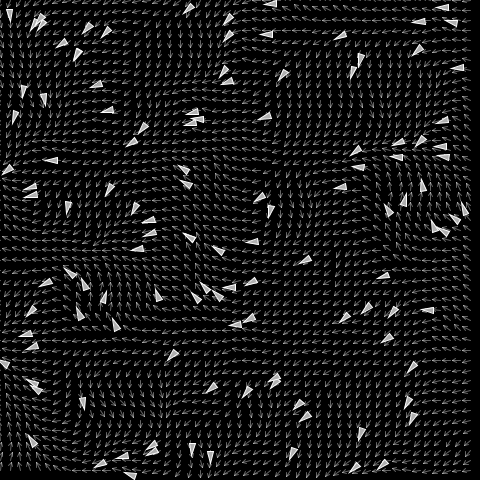
Frame 1 (no input)
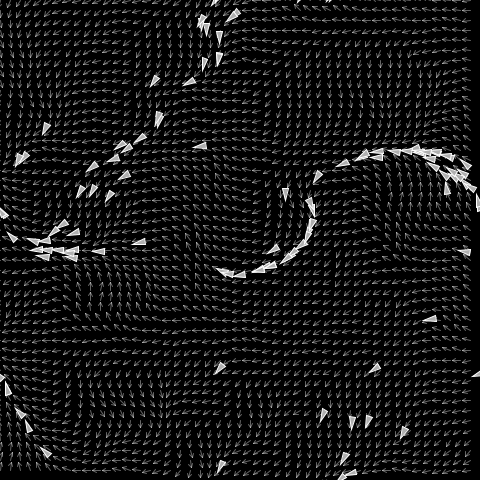
Frame 60 (the mouse pressed at the canvas centre just before this capture)
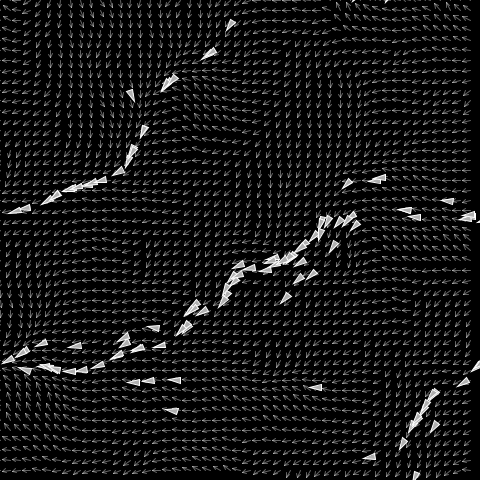
Frame 120 (the mouse held since frame 60 and released just before this capture)

The Processing sketch that drew these frames (run headless with seeded random() and noise(); from frame 60 on, the mouse is pressed at the canvas centre):

// Processing sketch: sketch_6_4_FlowFieldFollowing
// ── sketch_6_4_FlowFieldFollowing.pde
FlowField field;
ArrayList<Vehicle> vehicles;

void settings(){
  size(480,480);
}

void setup(){
  field = new FlowField(10);
    noFill();
    stroke(255);
    strokeWeight(1);
  vehicles = new ArrayList<Vehicle>();
  for (int i = 0; i < 120; i++){
    vehicles.add(new Vehicle(new PVector(random(width), random(height)), random(2,5), random(0.1, 0.5)));
  }
}

void draw(){
  background(0);
  field.show();
  for (Vehicle v : vehicles){
    v.follow(field);
    v.run();
  }
  
}

void mousePressed(){
  field.init();
}

// ── FlowField.pde
class FlowField{

  PVector[][] field;
  int cols, rows;
  int resolution;
  int offset;
  
  FlowField(int res){
    resolution = res;
    cols = width/resolution;
    rows = height/resolution;
    offset = resolution/2;
    
    field  =new PVector[cols][rows];
    
    init();
  }
  
  void init(){
    noiseSeed((int)random(10000));
    float xoff = 0;
    for (int i = 0; i < cols; i++){
      float yoff = 0;
      for (int j = 0; j < rows; j++){
        float theta = map(noise(xoff,yoff),0,1,0,TWO_PI);
        field[i][j] = new PVector(cos(theta),sin(theta));
        yoff+= 0.1;
      }
      xoff += 0.1;
    }
  }
  void drawVector(PVector v, float x, float y, float scl){
    pushMatrix();
    float arrowsize = 4;
    translate(x,y);
    stroke(255,100);
    rotate(v.heading());
    float len = v.mag()*scl;
    line(0,0,len,0);
    line(len,0,len-arrowsize,arrowsize/2);
    line(len,0,len-arrowsize,-arrowsize/2);
    popMatrix();
  }
  
  PVector lookup(PVector lookup){
    int column = int(constrain(lookup.x/resolution,0,cols-1));
    int row = int(constrain(lookup.y/resolution,0,rows-1));
    return field[column][row].copy();
  }
  
  void show(){

    for (int i = 0; i < cols; i++){
      for (int j = 0; j < rows; j++){
        drawVector(field[i][j],i*resolution,j*resolution,resolution-2);
      }
    }
    
    
  }
  
}

// ── Vehicle.pde
  class Vehicle{
  PVector pos, vel, acc;
  float r, maxforce, maxspeed;
  
  Vehicle(PVector l, float ms, float mf){
    pos = l.copy();
    r = 3.0;
    maxspeed = ms;
    maxforce = mf;
    acc = new PVector(0,0);
    vel = new PVector(0,0);
  }
  
  public void run(){
    update();
    borders();
    display();
  }
  
  void follow(FlowField flow){
    //what direction should I go?
    PVector desired = flow.lookup(pos);
    // scale to maxspeed
    desired.mult(maxspeed);
    //Steering = disired minus velocity);
    PVector steer= PVector.sub(desired, vel);
    applyForce(steer);
  }
  
  void applyForce(PVector force){
    acc.add(force);
  }
  
  void update(){
    vel.add(acc);
    vel.limit(maxspeed);
    pos.add(vel);
    // reset acc to zero
    acc.mult(0);
  }
  
  void display(){
    float theta = vel.heading()+radians(90);
    fill(175);
    stroke(255);
    pushMatrix();
      translate(pos.x, pos.y);
      rotate(theta);
      beginShape(TRIANGLES);
        vertex(0, -r*2);
        vertex(-r, r*2);
        vertex(r, r*2);
      endShape();
    popMatrix();
  }
  
  //wrap around
  void borders(){
    if(pos.x < -r) pos.x = width+r;
    if(pos.y < -r) pos.y = height+r;
    if(pos.x > width+r) pos.x = -r;
    if(pos.y > height+r) pos.y = -r;
  }
  
}
